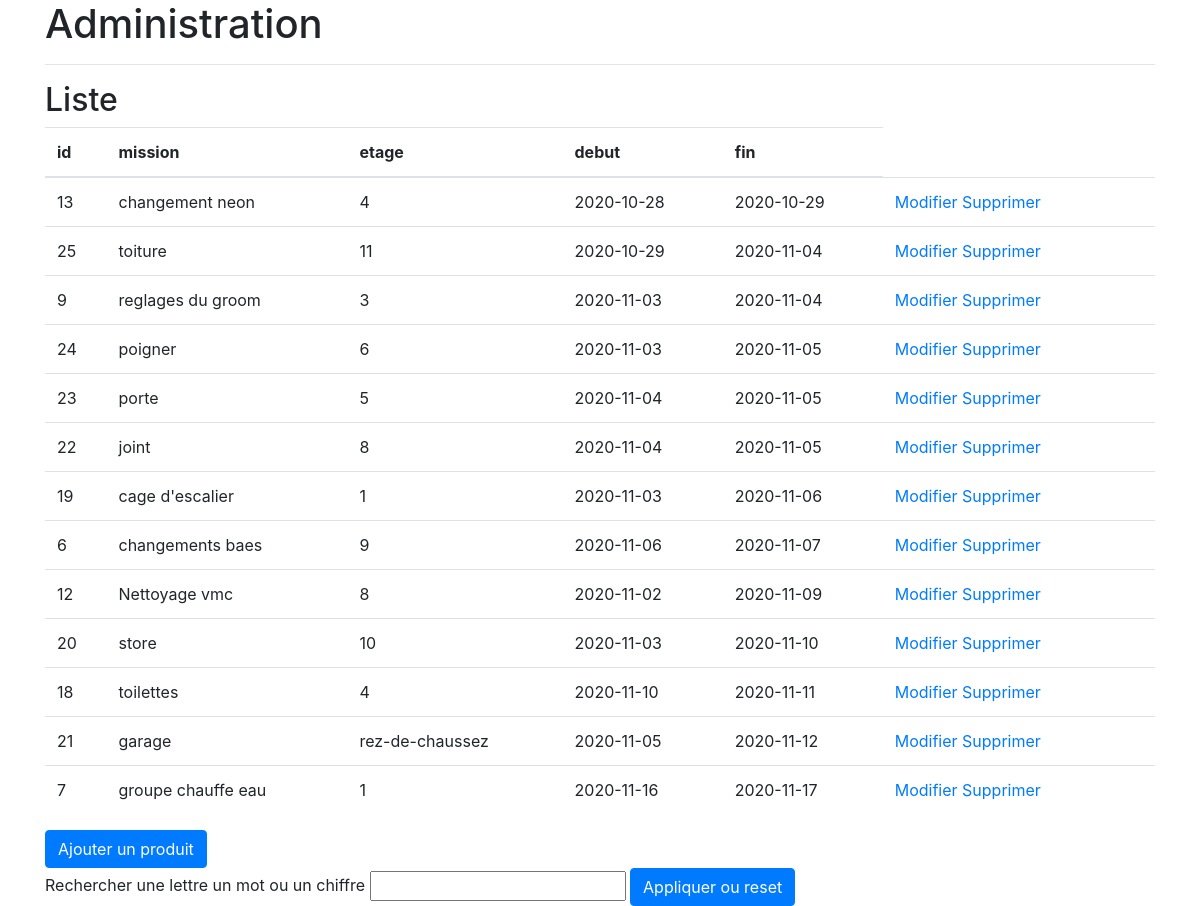
The page /indexView.php on the database its author committed.
### tables this page shows
CREATE TABLE IF NOT EXISTS `concierge` (
  `id` int(11) NOT NULL AUTO_INCREMENT,
  `etage` varchar(255) NOT NULL,
  `mission` varchar(255) NOT NULL,
  `debut` date NOT NULL,
  `fin` date NOT NULL,
  PRIMARY KEY (`id`)
);

### indexView.php (the view, shortened to what this page needs)
<?php
require_once('connect.php');
$sql = 'SELECT * FROM `concierge` ORDER BY fin'
;
$query = $db->prepare($sql);
$query->execute();
$result = $query->fetchAll(PDO::FETCH_ASSOC);
?>
<!DOCTYPE html>
<html lang="fr">
<head>
    <link rel="stylesheet" href="style.css">
    <link rel="stylesheet" href="https://stackpath.bootstrapcdn.com/bootstrap/4.4.1/css/bootstrap.min.css">
</head>
<body>
    <main class="container">
        <div class="row">
            <section class="col-12">
                <h1>Administration<hr></h1>
                <h2>Liste</h2>
                <table class="table">
                    <thead>
                        <th>id</th>
                        <th>mission</th>
                        <th>etage</th>
                        <th>debut</th>
                        <th>fin</th>
                    </thead>
                    <tbody>
                        <?php
                        foreach($result as $produit){
                        ?>
                            <tr>
                                <td><?= $produit['id'] ?></td>
                                <td><?= $produit['mission'] ?></td>
                                <td><?= $produit['etage'] ?></td>
                                <td><?= $produit['debut'] ?></td>
                                <td><?= $produit['fin'] ?></td>
                                <td> <a href="edit.php?id=<?= $produit['id'] ?>">Modifier</a> <a href="delete.php?id=<?= $produit['id'] ?>">Supprimer</a></td>
                                <td></td>
                            </tr>
                        <?php
                        }
                        ?>
                    </tbody>
                </table>
                <a href="add.php" class="btn btn-primary">Ajouter un produit</a>
                <form method="POST" action="">
     Rechercher une lettre un mot ou un chiffre <input type="text" name="recherche">
     <button class="btn btn-primary" type="SUBMIT" value="Appliquer ou reset">Appliquer ou reset</button>
     </form>
            </section>
        </div>
    </main>
</body>
</html>

### rows shown on the page
concierge: id "13", mission "changement neon", etage "4", debut "2020-10-28", fin "2020-10-29"
concierge: id "25", mission "toiture", etage "11", debut "2020-10-29", fin "2020-11-04"
concierge: id "9", mission "reglages du groom", etage "3", debut "2020-11-03", fin "2020-11-04"
concierge: id "24", mission "poigner", etage "6", debut "2020-11-03", fin "2020-11-05"
concierge: id "23", mission "porte", etage "5", debut "2020-11-04", fin "2020-11-05"
concierge: id "22", mission "joint", etage "8", debut "2020-11-04", fin "2020-11-05"
concierge: id "19", mission "cage d'escalier", etage "1", debut "2020-11-03", fin "2020-11-06"
concierge: id "6", mission "changements baes", etage "9", debut "2020-11-06", fin "2020-11-07"
concierge: id "12", mission "Nettoyage vmc", etage "8", debut "2020-11-02", fin "2020-11-09"
concierge: id "20", mission "store", etage "10", debut "2020-11-03", fin "2020-11-10"
concierge: id "18", mission "toilettes", etage "4", debut "2020-11-10", fin "2020-11-11"
concierge: id "21", mission "garage", etage "rez-de-chaussez", debut "2020-11-05", fin "2020-11-12"
concierge: id "7", mission "groupe chauffe eau", etage "1", debut "2020-11-16", fin "2020-11-17"
